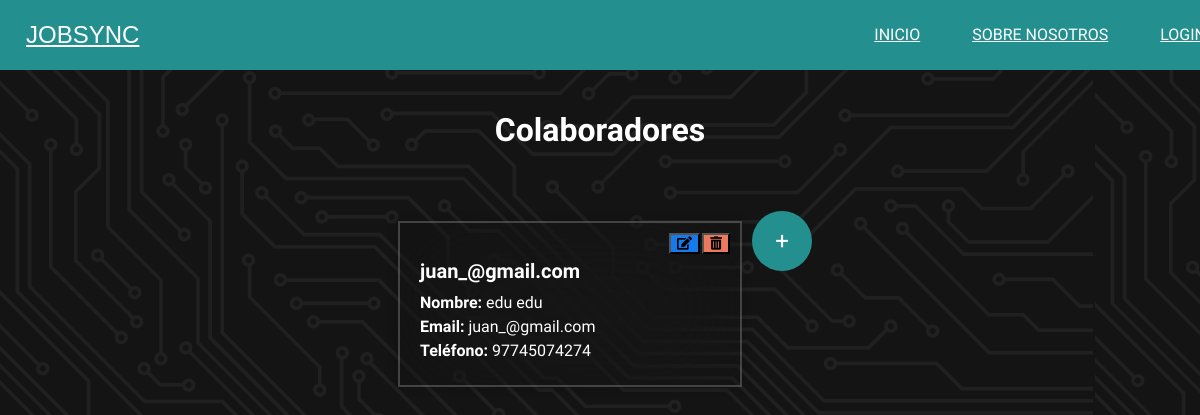
The app's page /colaboradores/, older data.
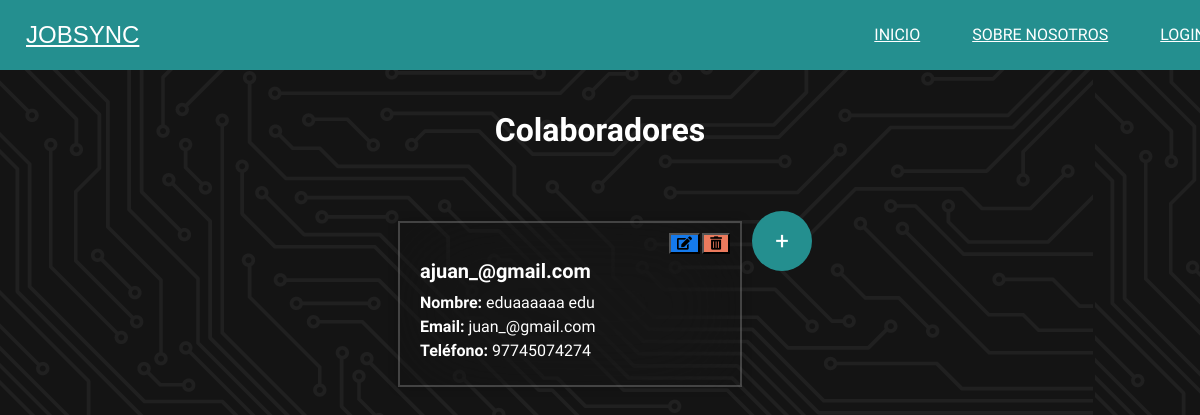
The same page, newer data.
### JobSyncApp/models.py (models this page shows)
class CustomUser(AbstractUser):
    telefono = models.CharField(max_length=15)
    ROL_CHOICES = [
        (True, 'Colaborador'),
        (False, 'Admin'),
    ]
    rol = models.BooleanField(choices=ROL_CHOICES, default=True)

### JobSyncApp/views.py (the view)
# urls.py: path('colaboradores/', views.lista_colaboradores, name='colaboradores'),
def lista_colaboradores(request ):
    colaboradores = CustomUser.objects.filter(rol=True)
    return render(request, 'admin/colaboradores.html', {'colaboradores': colaboradores})

### JobSyncApp/templates/admin/colaboradores.html (shortened to what this page needs)
{% extends 'index.html' %}
{% load static %}
{% block extra_css %}
<link rel="stylesheet" href="{% static 'css' %}/listado_colaboradores.css">
<link rel="stylesheet" href="https://cdnjs.cloudflare.com/ajax/libs/font-awesome/5.15.4/css/all.min.css">
{% endblock extra_css %}
{% block contenido %}
<div class="header">
    <h1>Colaboradores</h1>
</div>
<div class="card-container">
    {% for colaborador in colaboradores %}
    <div class="card">
        <button class="delete-btn" data-url="{% url 'eliminar_usuario' colaborador.id %}" style="position: absolute; top: 10px; right: 10px; background-color: rgb(235, 122, 93);"> <i class="fas fa-trash-alt"></i></button>
        <button class="edit-btn" data-url="{% url 'modificar_usuario' colaborador.id %}" style="position: absolute; top: 10px; right: 40px; background-color: rgb(21, 122, 236);"> <i class="fas fa-edit"></i></button>
        <h2>{{ colaborador.username }}</h2>
        <p><strong>Nombre:</strong> {{ colaborador.first_name }} {{ colaborador.last_name }}</p>
        <p><strong>Email:</strong> {{ colaborador.email }}</p>
        <p><strong>Teléfono:</strong> {{ colaborador.telefono }}</p>
    </div>
    {% endfor %}
    <a href="{% url 'registro' %}" class="register-button" id="registerButton">+</a>
</div>
{% endblock %}

Row changes from the older to the newer data that the page shows:
changed CustomUser "edu": username "juan_@gmail.com" → "ajuan_@gmail.com"; first_name "edu" → "eduaaaaaa"
